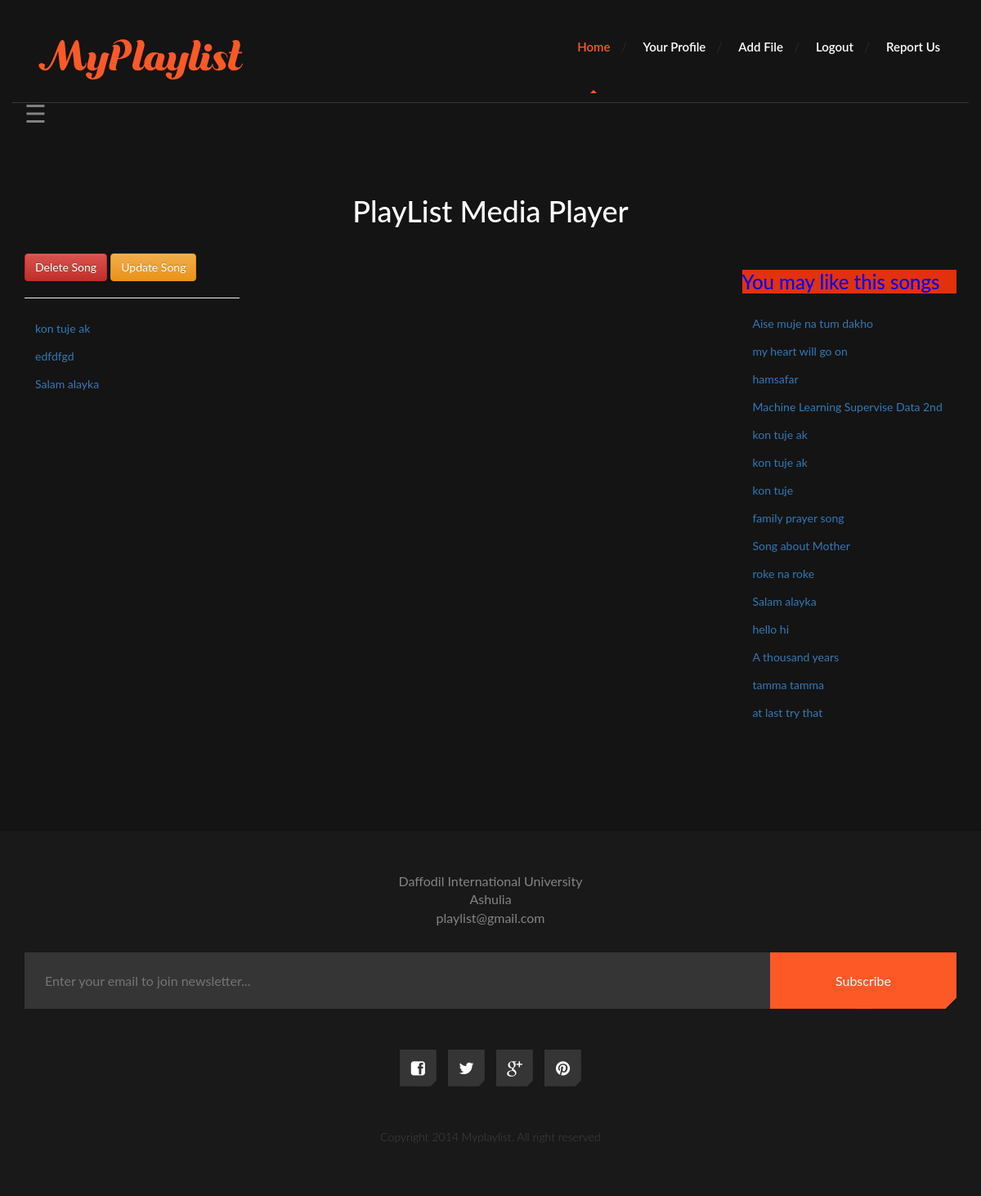
Screenshot of /others.php (signed in) with the database file from the repository.
### tables this page shows
CREATE TABLE `filelist` (
  `id` int(11) NOT NULL,
  `user_id` int(11) NOT NULL,
  `title` varchar(255) NOT NULL,
  `catagory` varchar(100) NOT NULL,
  `file` text NOT NULL,
  `playcount` int(100) NOT NULL
);

### others.php (the view, shortened to what this page needs)
<!DOCTYPE html>
<html lang="en">
	<head>
		<link href="fonts/font-awesome.min.css" rel="stylesheet" type="text/css">
				<link rel="stylesheet" href="https://maxcdn.bootstrapcdn.com/bootstrap/3.3.7/css/bootstrap.min.css">
		<link rel="stylesheet" href="https://maxcdn.bootstrapcdn.com/bootstrap/3.3.7/css/bootstrap-theme.min.css">
		<link href="fonts/font-awesome.min.css" rel="stylesheet" type="text/css">
		<link rel="stylesheet" href="style.css">
	</head>
	<body>
		<div id="site-content">
			<header class="site-header">
				<div class="container">
					<a href="index.php" id="branding">
						<img src="dummy/mylogo.png" alt="Site Title">
					</a>
					<nav class="main-navigation">
						<ul class="menu">
							<ul class="menu">
							<li class="menu-item current-menu-item"><a href="index.php">Home</a></li>
							<li class="menu-item"><a href="profile.php">Your Profile</a></li>
							<li class="menu-item"><a href="addfile.php">Add File</a></li>
							<li class="menu-item"><a href="logout.php">Logout</a></li>
							<li class="menu-item"><a href="contact.php">Report Us</a></li>
						</ul>
					</nav>
				</div>
			</header>
<div class="container">
<span style="position: fixed; font-size:30px;cursor:pointer" onclick="openNav()">&#9776;</span>
</div>
<main class="main-content">
    <div class="fullwidth-block inner-content">
	    <div class="container">
			<h2 class="page-title" style="text-align: center;">PlayList Media Player</h2>
			<div class="row">
			<div class="col-md-3">
		    <button type="button" class="btn btn-danger" data-toggle="modal" data-target="#myModal">Delete Song</button>
		    <button type="button" class="btn btn-warning" data-toggle="modal" data-target="#myModal1">Update Song</button>
						<hr>
						<?php
						        $username = $_SESSION['username'];
								$db=mysqli_connect("localhost","root","","playlist");
								$sql = "SELECT * FROM user WHERE username = '$username' ";
								$id = 'id';
								$result = mysqli_query($db,$sql);
								while($row=mysqli_fetch_assoc($result))
								{
								    $id = $row['id'];
							    }
								$sql1 ="SELECT * FROM filelist WHERE user_id = '$id' AND catagory='others'";
								$result1 = mysqli_query($db,$sql1);
							    while($row=mysqli_fetch_assoc($result1))
								{
									$title = $row['title'];
									$link = $row['file'];
									$output = "<form method=\"get\" action=\"others.php\">
									<input type=\"hidden\" value=\"$link\" name=\"showfilelink\">
									<input type=\"submit\" class=\"btn btn-link\" name=\"showButton\" value=\"$title\">
									</form>
									";
								  echo "$output";
							   }
							?>
						</div>
						<div class="col-md-6">
						</div>
						 <div class="col-md-3">
						   <h2 style="color: blue; background: #E3310A;">You may like this songs</h2>
						   <?php
                               $sql13 ="SELECT * FROM filelist WHERE user_id = '$id' ORDER BY playcount DESC LIMIT 15";
								$result17 = mysqli_query($db,$sql13);
							    while($row=mysqli_fetch_assoc($result17))
								{
									$title = $row['title'];
									$link = $row['file'];
									$output = "<form method=\"get\" action=\"others.php\">
									<input type=\"hidden\" value=\"$link\" name=\"showfilelink\">
									<input type=\"submit\" class=\"btn btn-link\" name=\"showButton\" value=\"$title\">
									</form>
									";
								  echo "$output";
							   }
						   ?>
						</div>
						</div>
						</div>
					</div>
			</main>
			<br><br>
			<footer class="site-footer">
				<div class="container">
					<address>
						<p>Daffodil International University<br><a href="tel:354543543">Ashulia</a> <br> <a href="mailto:info@bandname.com">playlist@gmail.com</a></p>
					</address>
					<form action="#" class="newsletter-form">
						<input type="email" placeholder="Enter your email to join newsletter...">
						<input type="submit" class="button cut-corner" value="Subscribe">
					</form>
					<div class="social-links">
						<a href="#"><i class="fa fa-facebook-square"></i></a>
						<a href="#"><i class="fa fa-twitter"></i></a>
						<a href="#"><i class="fa fa-google-plus"></i></a>
						<a href="#"><i class="fa fa-pinterest"></i></a>
					</div>
					<p class="copy">Copyright 2014 Myplaylist. All right reserved</p>
				</div>
			</footer>
		</div>
	</body>
</html>

### others.php (style rules this page uses)
body { font-family: "Lato", sans-serif; }

### rows the page displays
filelist: showButton "kon tuje ak"
filelist: showButton "edfdfgd"
filelist: showButton "Salam alayka"
filelist: showButton "Aise muje na tum dakho"
filelist: showButton "my heart will go on"
filelist: showButton "hamsafar"
filelist: showButton "Machine Learning Supervise Data 2nd"
filelist: showButton "kon tuje ak"
filelist: showButton "kon tuje"
filelist: showButton "family prayer song"
filelist: showButton "Song about Mother"
filelist: showButton "roke na roke"
filelist: showButton "hello hi"
filelist: showButton "A thousand years"
filelist: showButton "tamma tamma"
filelist: showButton "at last try that"
